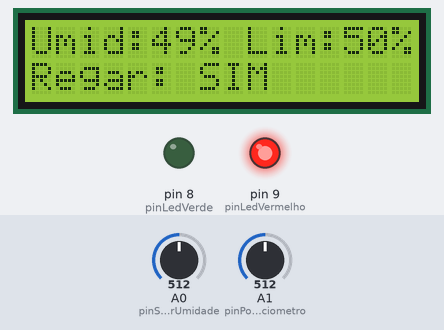
A sketch run on a simulated Arduino Uno, built with avr-gcc and run on an emulated ATmega328P. Parts: 16×2 character LCD, output pins drawn as LEDs (lit = HIGH). Wiring (from diagram.json): character LCD (HD44780): RS pin 12; E pin 11; data pin 5, pin 4, pin 3, pin 2. The inputs (shaded band) are chosen by the test bench; at power-on: A0 (pinSensorUmidade) = 512, A1 (pinPotenciometro) = 512. Pins used as bus, display or sensor lines are not drawn.

Above: at 2.7 s.
2.8 s: A0 (pinSensorUmidade) set to 499
At 3.5 s:
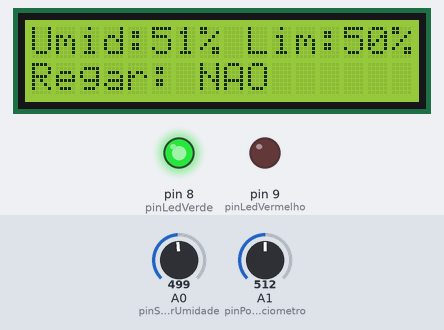
5.1 s: A1 (pinPotenciometro) set to 524
At 5.6 s:
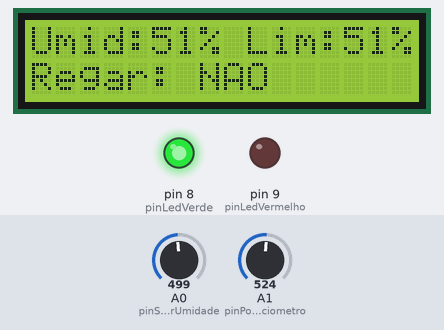
6.7 s: A1 (pinPotenciometro) set to 546
At 7.1 s:
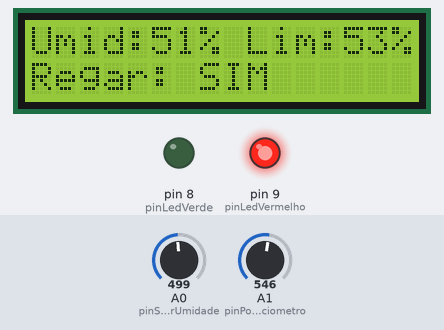
9.7 s: A0 (pinSensorUmidade) set to 511
At 10.2 s:
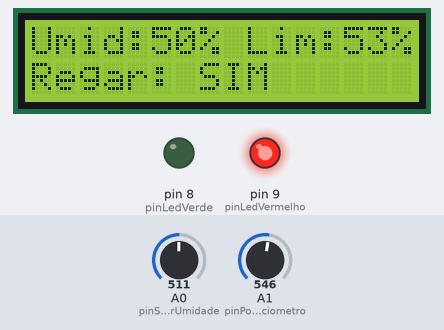
11.3 s: A1 (pinPotenciometro) set to 511
At 11.8 s:
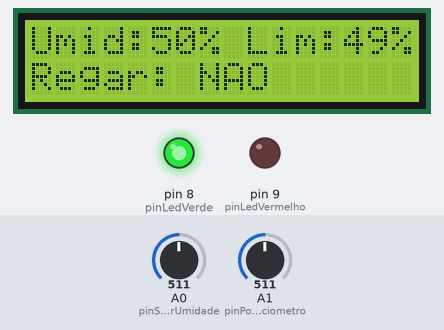
12.9 s: A0 (pinSensorUmidade) set to 306
At 13.3 s:
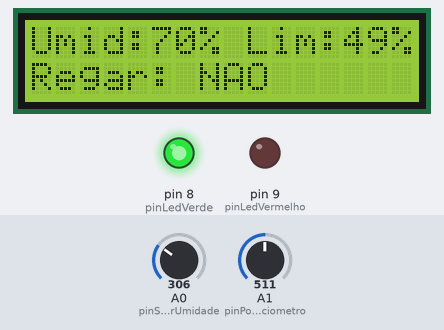
Timing chart, 0 to 15.4 s (numbered marks = the images above; inputs shaded):
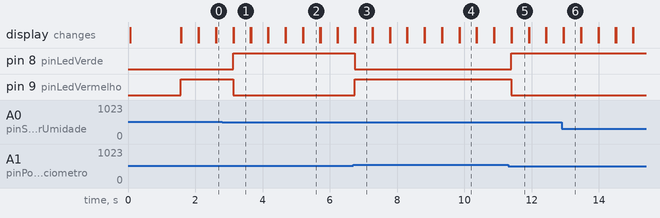

The sketch:

sketch.ino
```cpp
const int pinSensorUmidade = A0;
const int pinPotenciometro = A1;
const int pinLedVerde      = 8;
const int pinLedVermelho   = 9;

const int RS = 12, EN = 11, D4 = 5, D5 = 4, D6 = 3, D7 = 2;

void lcdPulse() {
  digitalWrite(EN, HIGH);
  delayMicroseconds(1);
  digitalWrite(EN, LOW);
  delayMicroseconds(100);
}

void lcdEnviar4bits(byte val) {
  digitalWrite(D4, (val >> 0) & 1);
  digitalWrite(D5, (val >> 1) & 1);
  digitalWrite(D6, (val >> 2) & 1);
  digitalWrite(D7, (val >> 3) & 1);
  lcdPulse();
}

void lcdEnviar(byte val, bool cmd) {
  digitalWrite(RS, cmd ? HIGH : LOW);
  lcdEnviar4bits(val >> 4);
  lcdEnviar4bits(val & 0x0F);
  delayMicroseconds(150);
}

void lcdCmd(byte c)  { lcdEnviar(c, false); }
void lcdChar(char c) { lcdEnviar(c, true);  }

void lcdInit() {
  delay(50);
  digitalWrite(RS, LOW);
  digitalWrite(EN, LOW);
  lcdEnviar4bits(0x03); delay(5);
  lcdEnviar4bits(0x03); delayMicroseconds(150);
  lcdEnviar4bits(0x03);
  lcdEnviar4bits(0x02);
  lcdCmd(0x28);
  lcdCmd(0x0C);
  lcdCmd(0x06);
  lcdCmd(0x01);
  delay(2);
}

void lcdPos(byte col, byte row) {
  lcdCmd(0x80 | (col + (row == 1 ? 0x40 : 0x00)));
}

void lcdStr(const char* s) {
  while (*s) lcdChar(*s++);
}

void lcdInt(int n) {
  if (n >= 100) lcdChar('0' + n / 100);
  if (n >= 10)  lcdChar('0' + (n / 10) % 10);
  lcdChar('0' + n % 10);
}

void ligarLed(int pino)    { digitalWrite(pino, HIGH); }
void desligarLed(int pino) { digitalWrite(pino, LOW);  }

void setup() {
  pinMode(pinLedVerde,    OUTPUT);
  pinMode(pinLedVermelho, OUTPUT);
  pinMode(RS, OUTPUT);
  pinMode(EN, OUTPUT);
  pinMode(D4, OUTPUT);
  pinMode(D5, OUTPUT);
  pinMode(D6, OUTPUT);
  pinMode(D7, OUTPUT);

  desligarLed(pinLedVerde);
  desligarLed(pinLedVermelho);

  lcdInit();
  lcdPos(0, 0); lcdStr("  Smart Garden  ");
  lcdPos(0, 1); lcdStr("Inicializando...");
  delay(1500);
}

void loop() {
  int leituraUmidade = analogRead(pinSensorUmidade);
  int leituraPot     = analogRead(pinPotenciometro);

  int umidade = map(leituraUmidade, 1023, 0, 0, 100);
  umidade = constrain(umidade, 0, 100);

  int limite = map(leituraPot, 0, 1023, 0, 100);
  limite = constrain(limite, 0, 100);

  bool regar = umidade < limite;

  if (regar) {
    ligarLed(pinLedVermelho);
    desligarLed(pinLedVerde);
  } else {
    ligarLed(pinLedVerde);
    desligarLed(pinLedVermelho);
  }

  lcdCmd(0x01);
  delay(2);

  lcdPos(0, 0);
  lcdStr("Umid:");
  lcdInt(umidade);
  lcdChar('%');
  lcdPos(9, 0);
  lcdStr("Lim:");
  lcdInt(limite);
  lcdChar('%');

  lcdPos(0, 1);
  lcdStr(regar ? "Regar: SIM      " : "Regar: NAO      ");

  delay(500);
}
```

Measured:
- the behaviour switches between 512 and 511 on A0 (pinSensorUmidade) (found by bisection; images 0 and 1)
- the behaviour switches between 531 and 532 on A1 (pinPotenciometro) (found by bisection; images 2 and 3)
- after the input at 2.8 s, pin 8 (pinLedVerde): LOW → HIGH after 0.32 s; pin 9 (pinLedVermelho): HIGH → LOW after 0.32 s; the display: first differs from a run without the input after 0.34 s (image 1)
- after the input at 5.1 s, the display: first differs from a run without the input after 0.11 s (image 2)
- after the input at 6.7 s, pin 8 (pinLedVerde): HIGH → LOW at once; pin 9 (pinLedVermelho): LOW → HIGH at once; the display: first differs from a run without the input after 0.06 s (image 3)
- after the input at 9.7 s, the display: first differs from a run without the input after 0.16 s (image 4)
- after the input at 11.3 s, pin 8 (pinLedVerde): LOW → HIGH after 0.09 s; pin 9 (pinLedVermelho): HIGH → LOW after 0.09 s; the display: first differs from a run without the input after 0.11 s (image 5)
- after the input at 12.9 s, the display: first differs from a run without the input after 0.06 s (image 6)
